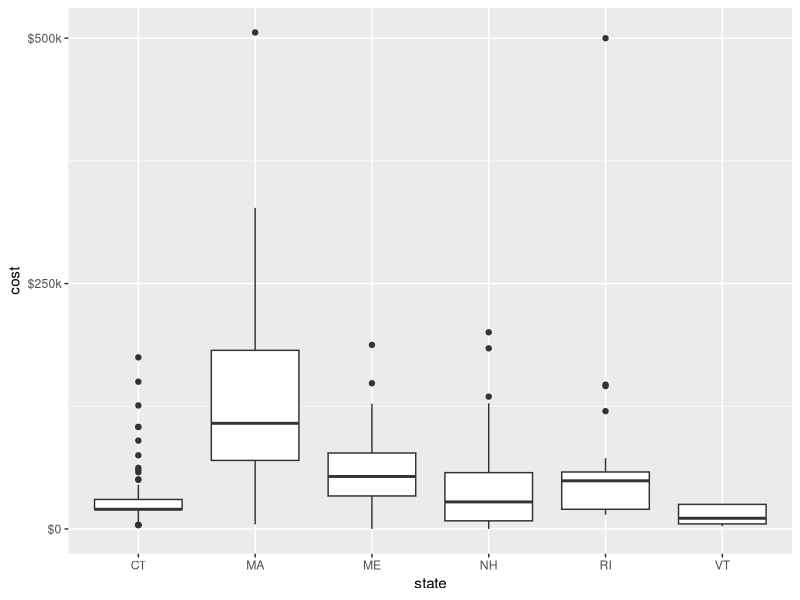
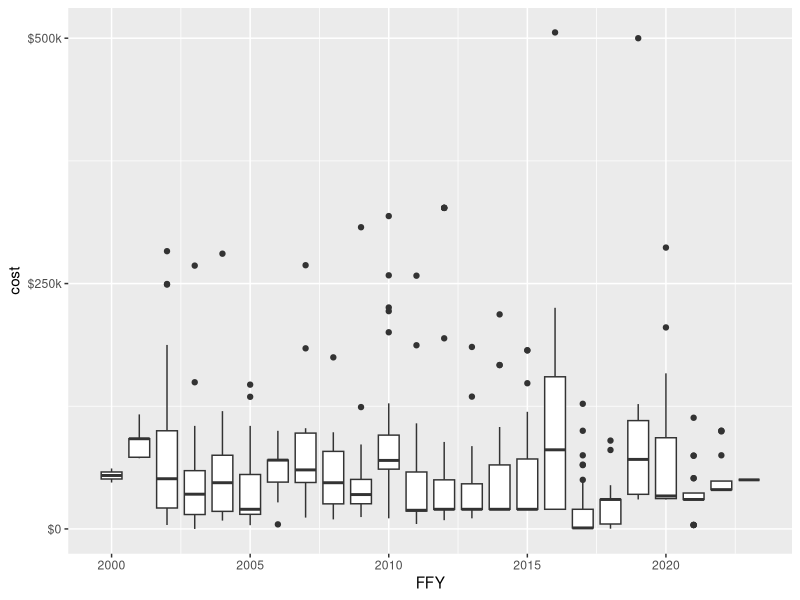
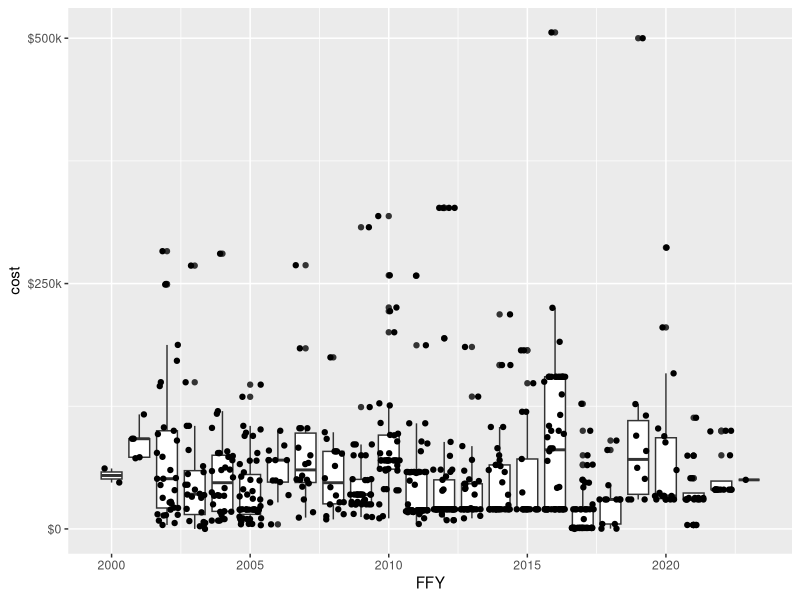

The R script that drew these images, in order:
library(ggplot2)
library(formattable)

# ggplot(mpg, aes(displ, hwy, colour = class)) + 
#  geom_point() +geom_boxplot()

#Projects.DF <- readRDS(file="Projects.rds")
Projects.DF <- read.csv(file="test.csv")
Projects.DF$total_319_funds <- noquote (Projects.DF$total_319_funds)
Projects.DF$total_319_funds <- gsub(',', '', Projects.DF$total_319_funds)
Projects.DF$total_319_funds <- gsub('[$,]','',Projects.DF$total_319_funds)
Projects.DF$total_319_funds <- as.numeric(Projects.DF$total_319_funds)
Projects.DF$total_cost      <- currency(Projects.DF$total_319_funds, digits = 0L)
FFY    <- as.character(Projects.DF$approp_years)


Ticks <- c(0,250000,500000)
yLabels <- c("$0", "$250k", "$500k")

ggplot (Projects.DF, aes(x=state,y=total_cost)) + geom_boxplot() +
scale_y_continuous (name="cost", breaks = Ticks, labels = yLabels)

Yrs = c(2000, 2005, 2010, 2015, 2020, 2025)

# str (Projects.DF)
ggplot (Projects.DF, aes(x =approp_year,y=total_cost, group=approp_year))  + geom_boxplot() +
 scale_y_continuous (name="cost", breaks = Ticks, labels = yLabels)  +
 scale_x_continuous (name="FFY", breaks = Yrs)

ggplot (Projects.DF, aes(x =approp_year,y=total_cost, group=approp_year))  + geom_boxplot() +
 scale_y_continuous (name="cost", breaks = Ticks, labels = yLabels)  +
 scale_x_continuous (name="FFY", breaks = Yrs) + geom_jitter()


# str (Projects.DF)
q()
